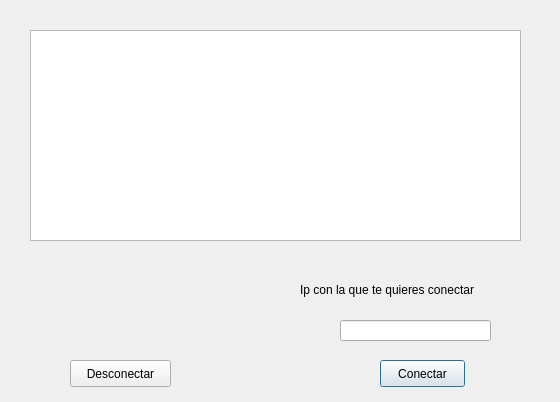
<?xml version="1.0" encoding="UTF-8"?>
<ui version="4.0">
 <class>Dialog</class>
 <widget class="QDialog" name="Dialog">
  <property name="geometry">
   <rect>
    <x>0</x>
    <y>0</y>
    <width>560</width>
    <height>402</height>
   </rect>
  </property>
  <property name="windowTitle">
   <string>Inicio</string>
  </property>
  <widget class="QTableWidget" name="lista">
   <property name="geometry">
    <rect>
     <x>30</x>
     <y>30</y>
     <width>491</width>
     <height>211</height>
    </rect>
   </property>
  </widget>
  <widget class="QLabel" name="label">
   <property name="geometry">
    <rect>
     <x>300</x>
     <y>280</y>
     <width>221</width>
     <height>20</height>
    </rect>
   </property>
   <property name="text">
    <string>Ip con la que te quieres conectar</string>
   </property>
  </widget>
  <widget class="QPushButton" name="inicia_chat">
   <property name="geometry">
    <rect>
     <x>380</x>
     <y>360</y>
     <width>85</width>
     <height>27</height>
    </rect>
   </property>
   <property name="styleSheet">
    <string notr="true">font: 11pt &quot;Liberation Sans Narrow&quot;;</string>
   </property>
   <property name="text">
    <string>Conectar</string>
   </property>
  </widget>
  <widget class="QPushButton" name="desconecta">
   <property name="geometry">
    <rect>
     <x>70</x>
     <y>360</y>
     <width>101</width>
     <height>27</height>
    </rect>
   </property>
   <property name="styleSheet">
    <string notr="true">font: 11pt &quot;Liberation Sans Narrow&quot;;</string>
   </property>
   <property name="text">
    <string>Desconectar</string>
   </property>
  </widget>
  <widget class="QLineEdit" name="ip">
   <property name="geometry">
    <rect>
     <x>340</x>
     <y>320</y>
     <width>151</width>
     <height>21</height>
    </rect>
   </property>
  </widget>
 </widget>
 <resources/>
 <connections/>
</ui>
